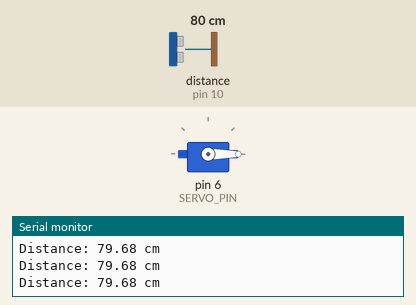
The sketch below on a simulated Arduino Uno, built with avr-gcc and run on an emulated ATmega328P. Shown: servo, the last lines printed to the serial monitor. Wiring (inferred from the names in the program): ultrasonic range finder: trigger pin 9; echo pin 10. The test bench sets the inputs (shaded band); at power-on: distance to the obstacle (sensor on pin 10) 80 cm. The echo pulse lasts 58.3 µs per cm.

Above: at 1.2 s.
1.3 s: distance to the obstacle (sensor on pin 10) set to 22 cm
2.8 s: distance to the obstacle (sensor on pin 10) set to 19 cm
At 3.6 s:
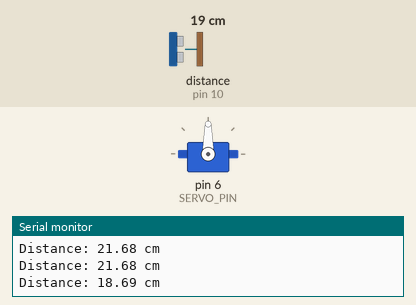
4.3 s: distance to the obstacle (sensor on pin 10) set to 35 cm
At 7.0 s:
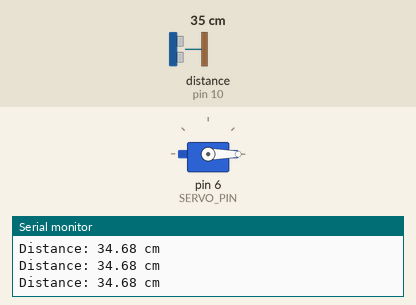
7.3 s: distance to the obstacle (sensor on pin 10) set to 2 cm
At 8.6 s:
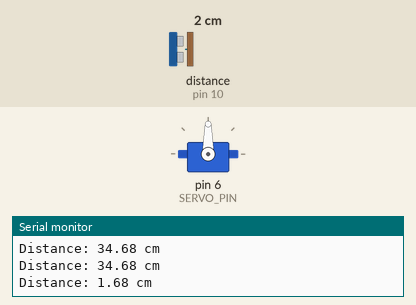
Timing chart, 0 to 9.8 s (numbered marks = the images above; inputs shaded):
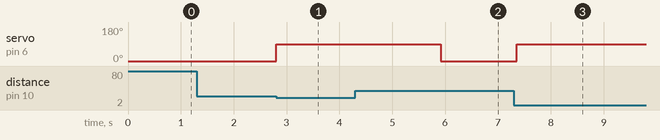

The sketch:

automatic_door.ino
```cpp
#include <Servo.h>

Servo doorServo;

#define TRIG_PIN 9
#define ECHO_PIN 10
#define SERVO_PIN 6

void setup() {
  pinMode(TRIG_PIN, OUTPUT);
  pinMode(ECHO_PIN, INPUT);

  doorServo.attach(SERVO_PIN);
  doorServo.write(0);  // Door initially closed

  Serial.begin(9600);
}

float getDistance() {
  digitalWrite(TRIG_PIN, LOW);
  delayMicroseconds(2);

  digitalWrite(TRIG_PIN, HIGH);
  delayMicroseconds(10);

  digitalWrite(TRIG_PIN, LOW);

  long duration = pulseIn(ECHO_PIN, HIGH);

  return duration * 0.0343 / 2;
}

void loop() {
  float distance = getDistance();

  Serial.print("Distance: ");
  Serial.print(distance);
  Serial.println(" cm");

  if (distance > 0 && distance <= 20) {
    // Open door
    doorServo.write(90);
    delay(3000);
  }
  else {
    // Close door
    doorServo.write(0);
  }

  delay(100);
}
```

ultrasonic_buzzer.ino
```cpp

```

Measured:
- the behaviour switches between 21 and 20 cm on distance to the obstacle (sensor on pin 10) (found by bisection; images 0 and 1)
- after the input at 2.8 s, servo on pin 6 (SERVO_PIN): 0° → 90° at once
- after the input at 4.3 s, servo on pin 6 (SERVO_PIN): 90° → 0° after 1.6 s
- after the input at 7.3 s, servo on pin 6 (SERVO_PIN): 0° → 90° after 0.05 s
